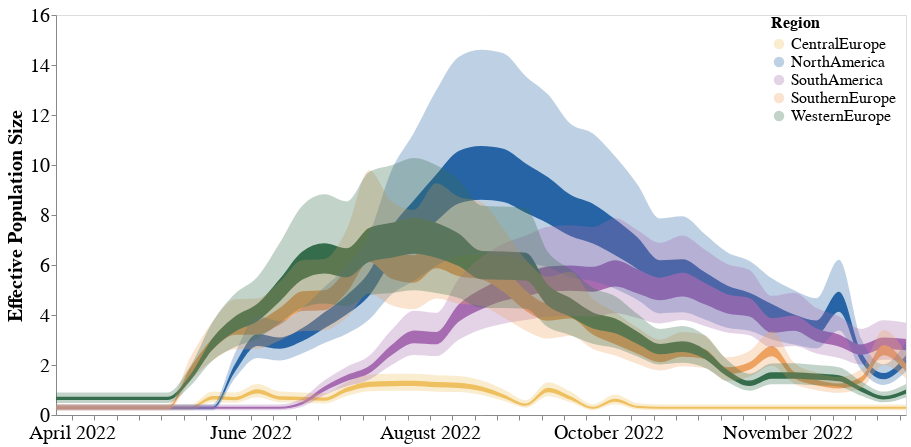

Write notebook code for a chart like this one.
### Code cell
line = alt.Chart(test).mark_area(interpolate='monotone').encode(
    alt.X('date:T', axis=alt.Axis(title="", grid=False, format="%B %Y")),
    alt.Y('lower_hpd_log_50',axis=alt.Axis(title="Effective Population Size", grid=False)),#,scale=alt.Scale(domain=(0, 13))),
    alt.Y2('upper_hpd_log_50' ),
    color=alt.Color('deme:N',  scale=alt.Scale(domain=domain, range=range_))
).properties(
    width=850,
    height=400
)#.transform_filter(
  #  (datum.upper_hpd_log_50 < 50)
#)

band = alt.Chart(test).mark_area(
    opacity=0.3, interpolate='monotone'
).encode(
    alt.X('date:T', axis=alt.Axis(title="", grid=False)),
    alt.Y('lower_hpd_log_95'),#axis=None),#, scale=alt.Scale(domain=(0, 13))),
    alt.Y2('upper_hpd_log_95'),
    color=alt.Color('deme:N', title = "Region", legend=alt.Legend(orient = "right",offset = -135, labelFontSize = 16, titleFontSize = 16, symbolSize = 110))
).properties(
    width=850,
    height=400
)#.transform_filter(
 #   (datum.upper_hpd_log_95 < 50)
#)

ne_plot = line + band
(ne_plot).configure_axis(
    labelFontSize=20,
    titleFontSize=20
)

### Figure 1 — Vega-Lite specification as saved in the notebook (floating-point values rounded to 4 significant figures; data arrays with more than 128 entries replaced by an {"elided": "..."} marker saying what was removed)
{"config": {"view": {"continuousWidth": 400, "continuousHeight": 300}, "axis": {"labelFontSize": 20, "titleFontSize": 20}}, "layer": [{"mark": {"type": "area", "interpolate": "monotone"}, "encoding": {"color": {"field": "deme", "scale": {"domain": ["CentralEurope", "NorthAmerica", "SouthAmerica", "SouthernEurope", "WesternEurope"], "range": ["#EEC060", "#2664A5", "#A76BB1", "#EEA160", "#356D4C"]}, "type": "nominal"}, "x": {"axis": {"format": "%B %Y", "grid": false, "title": ""}, "field": "date", "type": "temporal"}, "y": {"axis": {"grid": false, "title": "Effective Population Size"}, "field": "lower_hpd_log_50", "type": "quantitative"}, "y2": {"field": "upper_hpd_log_50"}}, "height": 400, "width": 850}, {"mark": {"type": "area", "interpolate": "monotone", "opacity": 0.3}, "encoding": {"color": {"field": "deme", "legend": {"labelFontSize": 16, "offset": -135, "orient": "right", "symbolSize": 110, "titleFontSize": 16}, "title": "Region", "type": "nominal"}, "x": {"axis": {"grid": false, "title": ""}, "field": "date", "type": "temporal"}, "y": {"field": "lower_hpd_log_95", "type": "quantitative"}, "y2": {"field": "upper_hpd_log_95"}}, "height": 400, "width": 850}], "data": {"name": "data-f5f3b28600f1851aeeb1b179e9ead336"}, "$schema": "https://vega.github.io/schema/vega-lite/v4.17.0.json", "datasets": {"data-f5f3b28600f1851aeeb1b179e9ead336": {"elided": "195 records"}}}
